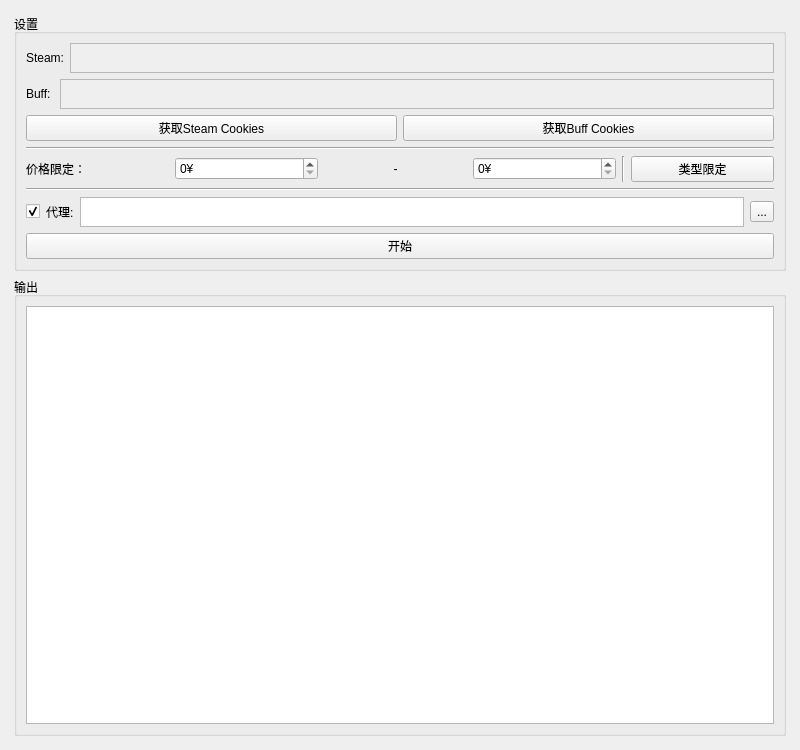
<?xml version="1.0" encoding="UTF-8"?>
<ui version="4.0">
 <class>MainWindow</class>
 <widget class="QMainWindow" name="MainWindow">
  <property name="geometry">
   <rect>
    <x>0</x>
    <y>0</y>
    <width>800</width>
    <height>750</height>
   </rect>
  </property>
  <property name="windowTitle">
   <string>Oddish</string>
  </property>
  <property name="styleSheet">
   <string notr="true"/>
  </property>
  <widget class="QWidget" name="centralwidget">
   <layout class="QVBoxLayout" name="verticalLayout">
    <item>
     <layout class="QVBoxLayout" name="verticalLayout_2" stretch="0,3">
      <property name="leftMargin">
       <number>5</number>
      </property>
      <property name="topMargin">
       <number>5</number>
      </property>
      <property name="rightMargin">
       <number>5</number>
      </property>
      <property name="bottomMargin">
       <number>5</number>
      </property>
      <item>
       <widget class="QGroupBox" name="settings">
        <property name="title">
         <string>设置</string>
        </property>
        <layout class="QVBoxLayout" name="verticalLayout_4">
         <item>
          <layout class="QHBoxLayout" name="horizontalLayout">
           <item>
            <widget class="QLabel" name="label">
             <property name="text">
              <string>Steam:</string>
             </property>
            </widget>
           </item>
           <item>
            <widget class="QPlainTextEdit" name="steamCookie">
             <property name="enabled">
              <bool>false</bool>
             </property>
             <property name="maximumSize">
              <size>
               <width>16777215</width>
               <height>30</height>
              </size>
             </property>
            </widget>
           </item>
          </layout>
         </item>
         <item>
          <layout class="QHBoxLayout" name="horizontalLayout_2">
           <item>
            <widget class="QLabel" name="label_2">
             <property name="text">
              <string>Buff: </string>
             </property>
            </widget>
           </item>
           <item>
            <widget class="QPlainTextEdit" name="buffCookie">
             <property name="enabled">
              <bool>false</bool>
             </property>
             <property name="maximumSize">
              <size>
               <width>16777215</width>
               <height>30</height>
              </size>
             </property>
            </widget>
           </item>
          </layout>
         </item>
         <item>
          <layout class="QHBoxLayout" name="horizontalLayout_3">
           <item>
            <widget class="QPushButton" name="getSteam">
             <property name="text">
              <string>获取Steam Cookies</string>
             </property>
            </widget>
           </item>
           <item>
            <widget class="QPushButton" name="getBuff">
             <property name="text">
              <string>获取Buff Cookies</string>
             </property>
            </widget>
           </item>
          </layout>
         </item>
         <item>
          <widget class="Line" name="line_2">
           <property name="orientation">
            <enum>Qt::Horizontal</enum>
           </property>
          </widget>
         </item>
         <item>
          <layout class="QHBoxLayout" name="horizontalLayout_4">
           <item>
            <widget class="QLabel" name="label_3">
             <property name="text">
              <string>价格限定：</string>
             </property>
            </widget>
           </item>
           <item>
            <widget class="QSpinBox" name="priceMin">
             <property name="suffix">
              <string>¥</string>
             </property>
             <property name="maximum">
              <number>150000</number>
             </property>
            </widget>
           </item>
           <item>
            <widget class="QLabel" name="label_4">
             <property name="text">
              <string>-</string>
             </property>
             <property name="alignment">
              <set>Qt::AlignCenter</set>
             </property>
            </widget>
           </item>
           <item>
            <widget class="QSpinBox" name="priceMax">
             <property name="suffix">
              <string>¥</string>
             </property>
             <property name="maximum">
              <number>150000</number>
             </property>
            </widget>
           </item>
           <item>
            <widget class="Line" name="line_3">
             <property name="orientation">
              <enum>Qt::Vertical</enum>
             </property>
            </widget>
           </item>
           <item>
            <widget class="QPushButton" name="typeRestrict">
             <property name="text">
              <string>类型限定</string>
             </property>
            </widget>
           </item>
          </layout>
         </item>
         <item>
          <widget class="Line" name="line">
           <property name="orientation">
            <enum>Qt::Horizontal</enum>
           </property>
          </widget>
         </item>
         <item>
          <layout class="QHBoxLayout" name="horizontalLayout_8">
           <item>
            <widget class="QCheckBox" name="useProxy">
             <property name="text">
              <string/>
             </property>
             <property name="checked">
              <bool>true</bool>
             </property>
            </widget>
           </item>
           <item>
            <widget class="QLabel" name="label_7">
             <property name="text">
              <string>代理:</string>
             </property>
            </widget>
           </item>
           <item>
            <widget class="QPlainTextEdit" name="proxyEditor">
             <property name="maximumSize">
              <size>
               <width>16777215</width>
               <height>30</height>
              </size>
             </property>
            </widget>
           </item>
           <item>
            <widget class="QToolButton" name="proxyVaild">
             <property name="text">
              <string>...</string>
             </property>
            </widget>
           </item>
          </layout>
         </item>
         <item>
          <widget class="QPushButton" name="crawlStart">
           <property name="text">
            <string>开始</string>
           </property>
          </widget>
         </item>
        </layout>
       </widget>
      </item>
      <item>
       <widget class="QGroupBox" name="groupBox_2">
        <property name="title">
         <string>输出</string>
        </property>
        <layout class="QVBoxLayout" name="verticalLayout_3">
         <item>
          <widget class="QTextEdit" name="logger"/>
         </item>
        </layout>
       </widget>
      </item>
     </layout>
    </item>
   </layout>
  </widget>
 </widget>
 <resources/>
 <connections/>
 <slots>
  <slot>crawl_start()</slot>
  <slot>get_steam()</slot>
  <slot>get_buff()</slot>
 </slots>
</ui>
